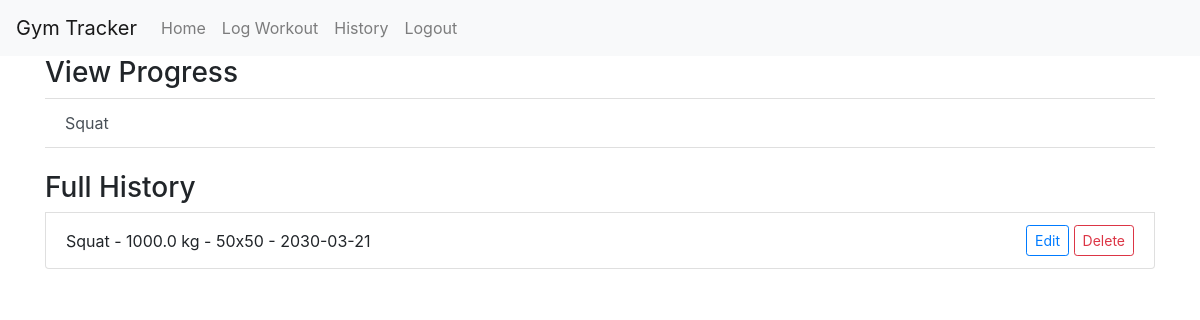
Screenshot of /history (signed in) with the database file from the repository.
### app/models.py (models this page shows, shortened)
class Workout(db.Model):
      id = db.Column(db.Integer, primary_key=True)
      user_id = db.Column(db.Integer, db.ForeignKey("users.id"))
      exercise_name = db.Column(db.String(100))
      weight = db.Column(db.Float)
      sets = db.Column(db.Integer)
      reps = db.Column(db.Integer)
      date = db.Column(db.Date)

### app/__init__.py (the view)
    @app.route("/history")
    @login_required
    def history():
        workouts = Workout.query.filter_by(user_id=current_user.id).all()
        unique_exercises = {workout.exercise_name for workout in workouts}
        return render_template("history.html", workouts=workouts, unique_exercises=unique_exercises)

### app/templates/history.html (shortened to what this page needs)
{% extends "base.html" %}
{% block content %}
<h3>View Progress</h3>
<div class="list-group list-group-flush">
    {% for exercise in unique_exercises %}
        <a href="{{ url_for('progress', exercise_name=exercise) }}" class="list-group-item list-group-item-action">{{ exercise.capitalize() }}</a>
    {% endfor %}
</div>
<br>
<h3>Full History</h3>
{% for workout in workouts %}
    <div class="list-group-item d-flex justify-content-between align-items-center">
        <span>{{workout.exercise_name.capitalize()}} - {{workout.weight}} kg - {{workout.sets}}x{{workout.reps}} - {{workout.date}}</span>
        <div>
            <a href="{{ url_for('edit_workout', workout_id=workout.id) }}" class="btn btn-sm btn-outline-primary">Edit</a>
            <a href="{{ url_for('delete_workout', workout_id=workout.id) }}" class="btn btn-sm btn-outline-danger">Delete</a>
        </div>
    </div>
{% endfor %}
{% endblock %}

### rows the page displays
Workout: capitalize "Squat", exercise_name "Squat", weight "1000.0", sets "50", reps "50", date "2030-03-21"
